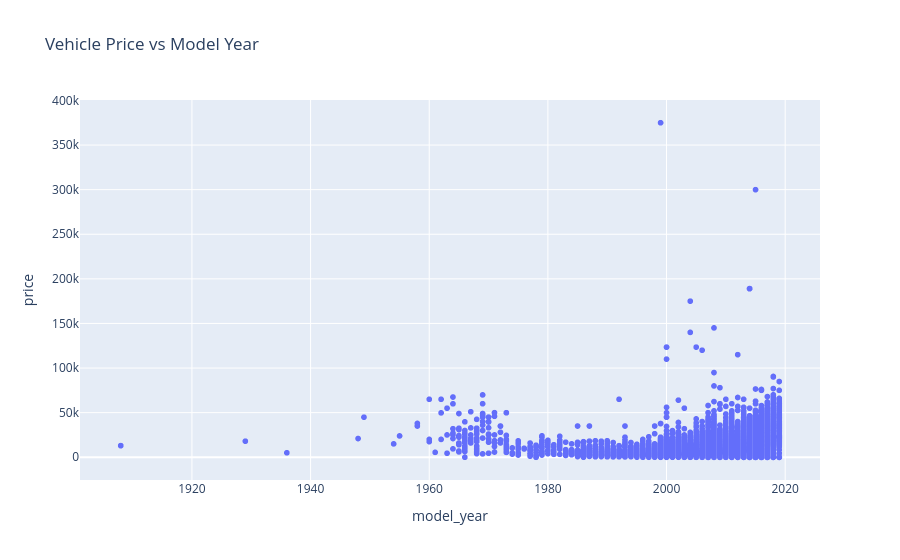

Notebook code for this chart:
### Code cell
fig = px.scatter(
    df,
    x="model_year",
    y="price",
    title="Vehicle Price vs Model Year"
)

fig.show()

### Figure 1 — Plotly figure (JSON) as saved in the notebook; plotly's stock layout.template omitted (floating-point values rounded to 4 significant figures; data arrays with more than 128 entries replaced by an {"elided": "..."} marker saying what was removed)
{"data": [{"hovertemplate": "model_year=%{x}<br>price=%{y}<extra></extra>", "legendgroup": "", "marker": {"color": "#636efa", "symbol": "circle"}, "mode": "markers", "name": "", "showlegend": false, "type": "scattergl", "x": {"elided": "51525 int values"}, "xaxis": "x", "y": {"elided": "51525 int values"}, "yaxis": "y"}], "layout": {"legend": {"tracegroupgap": 0}, "title": {"text": "Vehicle Price vs Model Year"}, "xaxis": {"anchor": "y", "domain": [0, 1], "title": {"text": "model_year"}}, "yaxis": {"anchor": "x", "domain": [0, 1], "title": {"text": "price"}}}}
